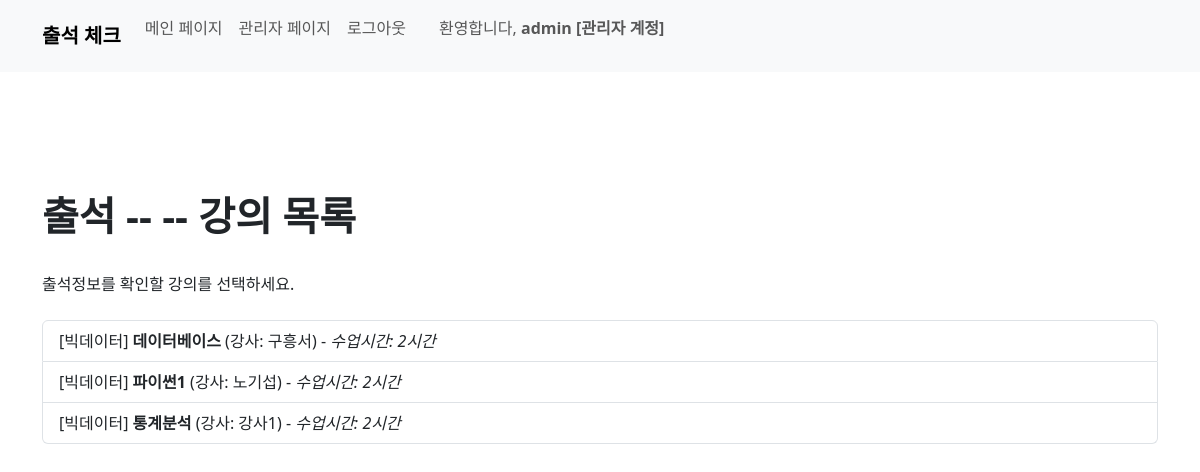
Page /course/attendance_course_list/2/ (signed in) on the committed database.
### course/models.py (models this page shows, shortened)
class Course(models.Model):
    course_name = models.CharField(max_length=50)
    teacher_name = models.CharField(max_length=20)
    division_name = models.ForeignKey(Division, on_delete=models.CASCADE)
    start_date = models.DateField()
    start_at = models.TimeField()
    end_at = models.TimeField()
    hours = models.IntegerField()

### user/models.py (models this page shows)
class Division(models.Model):
    name = models.CharField(max_length=50)
    def __str__(self):
        return self.name

### course/views.py (the view)
# urls.py: path('attendance_course_list/<int:pk>/', views.attendance_course_list, name='attendance_course_list'),
@user_passes_test(lambda u: u.is_staff, login_url='/') # 권한 없으면 홈으로
def attendance_course_list(request, pk):
    course = Course.objects.filter(division_name_id=pk)
    context = {
        'course': course
    }
    return render(request, 'attendance_board/attendance_course_list.html', context)

### course/templates/attendance_board/attendance_course_list.html (shortened to what this page needs)
{% load static %}
{% load django_bootstrap5 %}
{% bootstrap_css %}
<!DOCTYPE html>
<html>
<head>
</head>
<body>
  {% include 'home/navbar.html' %}
  <br><br><br>
    <div class="container">
      <br><br>
      <h1><b>출석 -- {{division.name}} -- 강의 목록</b></h1>
      <br>
      출석정보를 확인할 강의를 선택하세요.
      <br><br>
      <div class="list-group">
        {% for c in course %}
          <a href="{% url 'course:attendance_course_board' c.pk %}" class="list-group-item list-group-item-action">
            [{{ c.division_name }}] <b>{{ c.course_name }}</b> (강사: {{ c.teacher_name }}) - <i>수업시간: {{ c.hours }}시간</i>
        </a>
        {% endfor %}
      </div>
  </div>
</body>
</html>

### home/templates/home/navbar.html (shortened to what this page needs)
{% load django_bootstrap5 %}
{% bootstrap_css %}
<nav class="navbar navbar-expand-lg bg-body-tertiary bg-light">
  <div class="container-fluid container">
      <a class="navbar-brand" href="{% url 'home:home' %}"><b>출석 체크</b></a>
      <div class="collapse navbar-collapse" id="navbarNav">
          <ul class="navbar-nav mb-3">
              {% if user.is_authenticated %}
                  {% if user.is_staff %}
                      <li class="nav-item">
                        <a class="nav-link" aria-current="page" href="{% url 'home:home' %}">메인 페이지</a>
                      </li>
                      <li class="nav-item">
                        <a class="nav-link" aria-current="page" href="{% url 'user:admin_home' %}">관리자 페이지</a>
                      </li>
                      <li class="nav-item">
                        <a class="nav-link" aria-current="page" href="{% url 'home:logout' %}">로그아웃</a>
                      </li>
                      {% if user.student %}
                      <span class="navbar-text mr-3">
                        &nbsp;&nbsp;&nbsp;&nbsp;&nbsp; 환영합니다, <b> {{ user.student }} </b>
                      </span>
                      {% else %}
                      <span class="navbar-text mr-3">
                        &nbsp;&nbsp;&nbsp;&nbsp;&nbsp; 환영합니다, <b> {{ user }} [관리자 계정] </b>
                      </span>
                      {% endif %}
                  {% endif %}
              {% else %}
                <li class="nav-item">
                  <a class="nav-link active" href="{% url 'home:login' %}">로그인</a>
                </li>
              {% endif %}
          </ul>
      </div>
  </div>
</nav>

### rows in the picture
Course: division_name "빅데이터", course_name "데이터베이스", teacher_name "구흥서", hours "2"
Course: division_name "빅데이터", course_name "파이썬1", teacher_name "노기섭", hours "2"
Course: division_name "빅데이터", course_name "통계분석", teacher_name "강사1", hours "2"

### other values in the picture
{{ user }} "admin"
